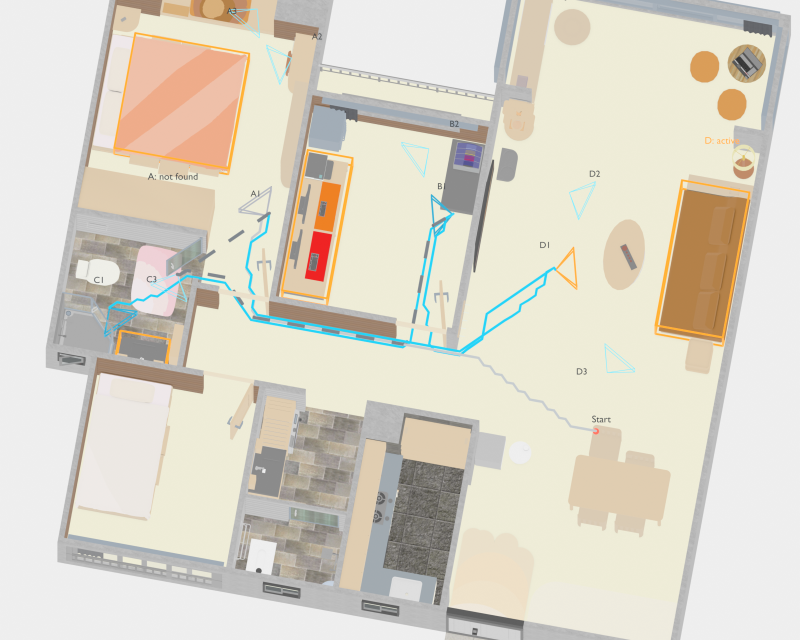
#> input picture figures/source/fig07_joint_planning/home_p3_3d_work/start_d3_astar_render.png, 1600 x 1280 px (shown at 1/2 size)
$ python compose_start_d3.py
#> lines starting #> are read from the running program, lines starting #| are printed output that depends on the picture
"""Compose legend and condition text around the 3-D Blender rendering."""
from pathlib import Path
from PIL import Image,ImageDraw,ImageFont
H=Path(__file__).resolve().parent
im=Image.open(H/'start_d3_astar_render.png').convert('RGB')
out=Image.new('RGB',(1600,1465),'white'); out.paste(im,(0,0)); d=ImageDraw.Draw(out)
#> after `out = Image.new('RGB', (1600, 1465), 'white')`: out: PIL image 1600x1465 RGB; every value is 255
#> after `out.paste(im, (0, 0))`:
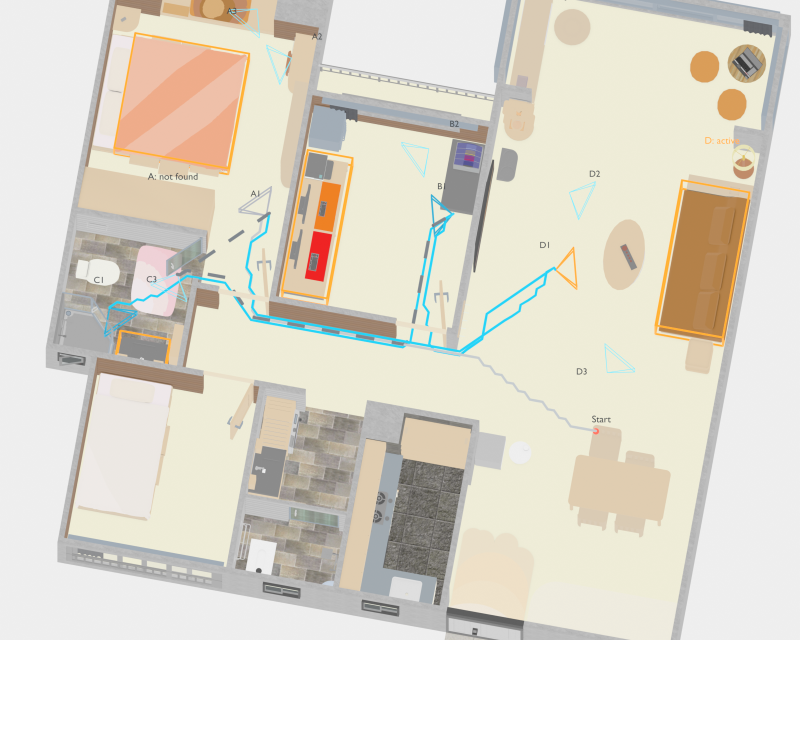
#> out: PIL image 1600x1465 RGB (shown at 1/2 size); mean R, G, B 224.4, 219.4, 207.5
font=ImageFont.truetype('/usr/share/fonts/truetype/dejavu/DejaVuSans.ttf',27); small=ImageFont.truetype('/usr/share/fonts/truetype/dejavu/DejaVuSans.ttf',25); bold=ImageFont.truetype('/usr/share/fonts/truetype/dejavu/DejaVuSans-Bold.ttf',27)
d.line((45,1293,1555,1293),fill='#d8dee2',width=2)
def item_line(x,y,color,label,dash=False):
 if dash:
  for i in range(0,80,24): d.line((x+i,y,x+min(i+13,80),y),fill=color,width=6)
 else: d.line((x,y,x+80,y),fill=color,width=6)
 d.text((x+96,y-18),label,font=font,fill='#30383e')
item_line(60,1334,'#858a8d','Executed')
item_line(412,1334,'#4b5155','Initial plan',True)
item_line(825,1334,'#00aacc','Updated plan')
d.polygon([(1270,1348),(1294,1316),(1318,1348)],outline='#e88a1b',width=4); d.text((1330,1315),'Active',font=font,fill='#30383e')
d.text((60,1390),'Initial: A → C → B',font=bold,fill='#495258')
d.text((500,1390),'A: not found  →  D active',font=bold,fill='#b96915')
d.text((1080,1390),'Updated: D → B → C',font=bold,fill='#087b93')
out.save(H/'fig7_start_d3_astar_draft.png',dpi=(300,300))
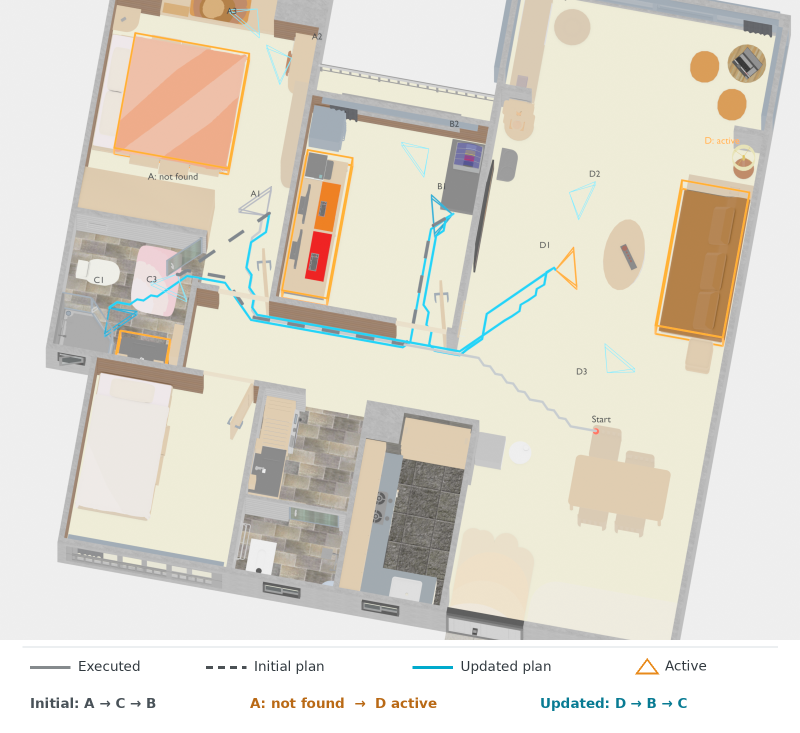
#> saved as fig7_start_d3_astar_draft.png: PIL image 1600x1465 RGB (shown at 1/2 size); mean R, G, B 223.5, 218.6, 206.7
out.save(H/'fig7_start_d3_astar_draft.pdf','PDF',resolution=300.0)

$ run again, with figures/source/fig07_joint_planning/home_p3_3d_work/conditional_oblique_render.png copied over figures/source/fig07_joint_planning/home_p3_3d_work/start_d3_astar_render.png
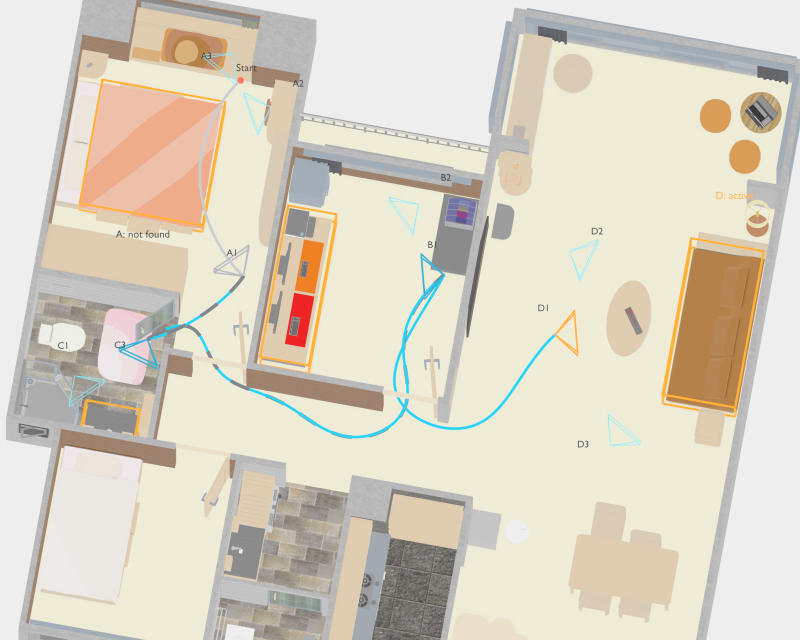
#> input picture figures/source/fig07_joint_planning/home_p3_3d_work/conditional_oblique_render.png, 1600 x 1280 px (shown at 1/2 size)
#> out: PIL image 1600x1465 RGB; every value is 255
#> `out.paste(im, (0, 0))`:
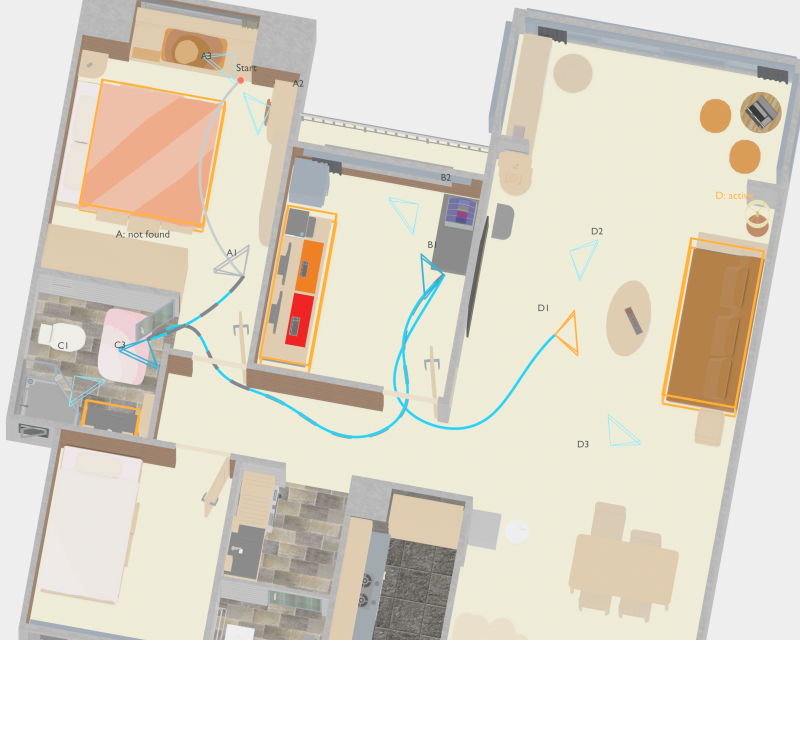
#> out: PIL image 1600x1465 RGB (shown at 1/2 size); mean R, G, B 223.5, 217.5, 204.1
#> `out.save(H/'fig7_start_d3_astar_draft.png',dpi=(300,300))`:
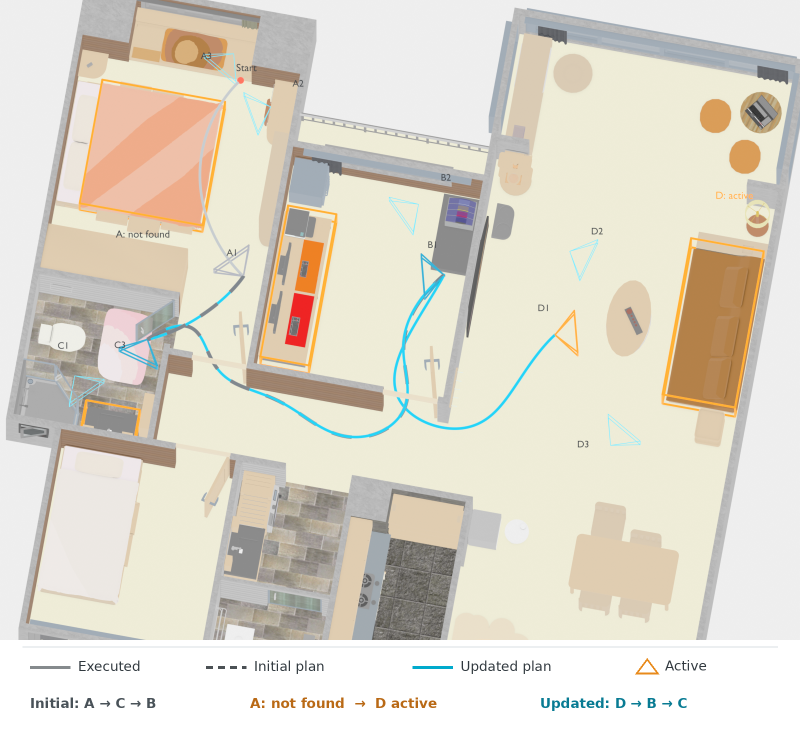
#> saved as fig7_start_d3_astar_draft.png: PIL image 1600x1465 RGB (shown at 1/2 size); mean R, G, B 222.7, 216.7, 203.3
